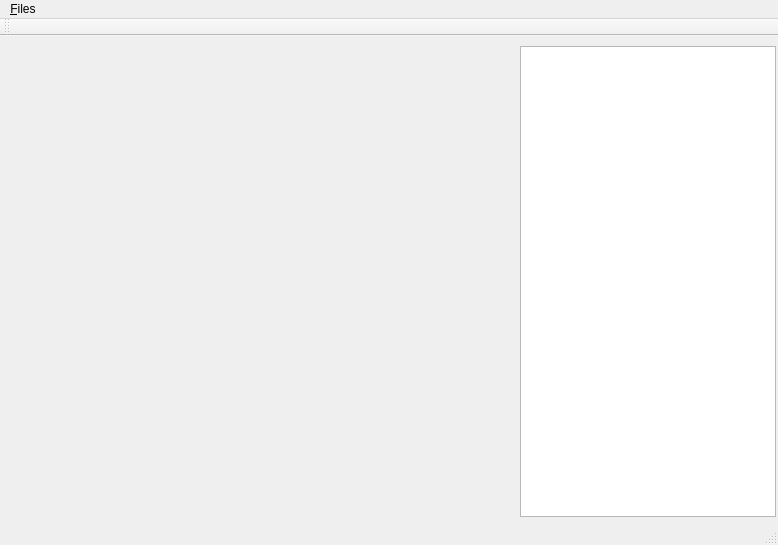
<?xml version="1.0" encoding="UTF-8"?>
<ui version="4.0">
 <class>MainWindow</class>
 <widget class="QMainWindow" name="MainWindow">
  <property name="geometry">
   <rect>
    <x>0</x>
    <y>0</y>
    <width>778</width>
    <height>545</height>
   </rect>
  </property>
  <property name="windowTitle">
   <string>MainWindow</string>
  </property>
  <widget class="QWidget" name="centralWidget">
   <widget class="QPropertyEditorWidget" name="m_propertyEditor">
    <property name="geometry">
     <rect>
      <x>520</x>
      <y>10</y>
      <width>256</width>
      <height>471</height>
     </rect>
    </property>
   </widget>
  </widget>
  <widget class="QMenuBar" name="menuBar">
   <property name="geometry">
    <rect>
     <x>0</x>
     <y>0</y>
     <width>778</width>
     <height>28</height>
    </rect>
   </property>
   <widget class="QMenu" name="menu_Files">
    <property name="title">
     <string>&amp;Files</string>
    </property>
    <addaction name="action_New"/>
    <addaction name="action_Open"/>
    <addaction name="separator"/>
    <addaction name="action_Save"/>
    <addaction name="actionSave_as"/>
    <addaction name="separator"/>
    <addaction name="action_Quit"/>
   </widget>
   <addaction name="menu_Files"/>
  </widget>
  <widget class="QToolBar" name="mainToolBar">
   <attribute name="toolBarArea">
    <enum>TopToolBarArea</enum>
   </attribute>
   <attribute name="toolBarBreak">
    <bool>false</bool>
   </attribute>
  </widget>
  <widget class="QStatusBar" name="statusBar"/>
  <action name="action_Open">
   <property name="text">
    <string>&amp;Open</string>
   </property>
  </action>
  <action name="action_Save">
   <property name="text">
    <string>&amp;Save</string>
   </property>
  </action>
  <action name="actionSave_as">
   <property name="text">
    <string>Save &amp;as...</string>
   </property>
  </action>
  <action name="action_Quit">
   <property name="text">
    <string>&amp;Quit</string>
   </property>
  </action>
  <action name="action_New">
   <property name="text">
    <string>&amp;New</string>
   </property>
  </action>
 </widget>
 <layoutdefault spacing="6" margin="11"/>
 <customwidgets>
  <customwidget>
   <class>QPropertyEditorWidget</class>
   <extends>QTreeView</extends>
   <header>widgets/QPropertyEditorWidget.h</header>
  </customwidget>
 </customwidgets>
 <resources/>
 <connections/>
</ui>
